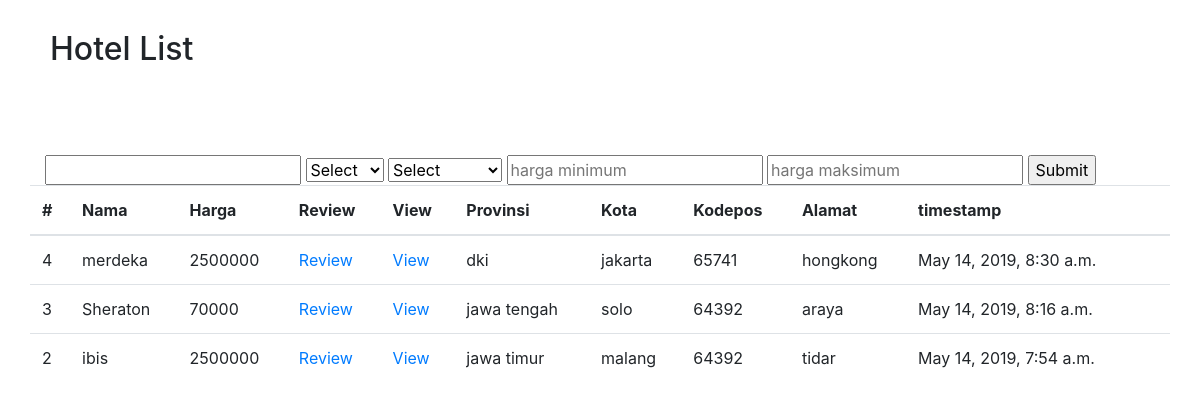
/, run on an earlier commit of the app's database.
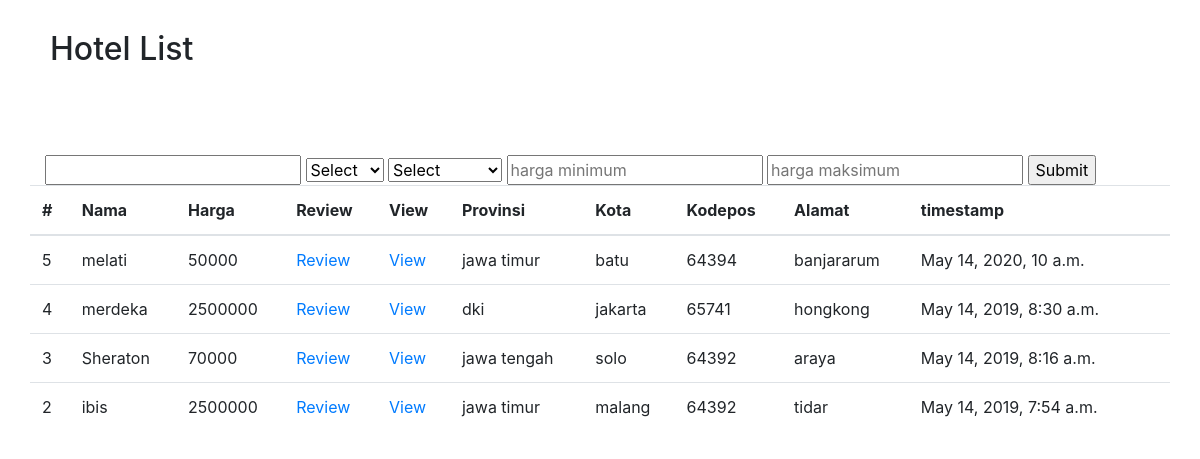
And on a later commit of the database.
### hotel/models.py (models this page shows, shortened)
class Hotel(models.Model):
    Rating = (
        ('1', '1',),
        ('2', '2',),
        ('3', '3',),
        ('4', '4',),
        ('5', '5',),
    )
    nama = models.CharField(max_length=50)
    harga = models.IntegerField(default=0)
    provinsi = models.CharField(max_length=50)
    kota = models.CharField(max_length=50)
    kodepos = models.CharField(max_length=50)
    alamat = models.CharField(max_length=50)
    timestamp = models.DateTimeField(null=True)
    rating = models.CharField(max_length=9,choices=Rating,default=1)
    review = models.TextField()

### hotel/views.py (the view)
# urls.py: url(r'^$', views.home, name="home"),
def home(request):
    search = request.GET.get('search_hotel', '')
    q = Hotel.objects.all().order_by('-timestamp')
    kota = request.GET.get('kota', '')
    provinsi = request.GET.get('provinsi', '')
    minprice = request.GET.get('harga_minimum','')
    if minprice !='':
        minprice = strToint(minprice)
    maxprice = request.GET.get('harga_maksimum','')
    if maxprice !='':
        maxprice = strToint(maxprice)
    if search != '':
        q = q.filter(nama__contains=search)
    if kota != '':
        q = q.filter(kota=kota)
    if provinsi != '':
        q = q.filter(provinsi=provinsi)
    if maxprice !='' and minprice != '':
        q = q.filter(harga__gte=minprice,harga__lte=maxprice)
    elif maxprice !='':
        q = q.filter(harga__lte=maxprice)
    elif minprice !='':
        q = q.filter(harga__gte=minprice)
    return render(request, 'hotel/index.html', { 'hotels': q, 'location' : getlocation(), })

### hotel/views.py (called while the page is built)
def getlocation():
    getloc = Hotel.objects.all()
    return getloc.values('kota','provinsi')

### hotel/templates/hotel/index.html (shortened to what this page needs)
{% load staticfiles %}
<!DOCTYPE html>
<html lang="en">
  <head>
    <link rel="stylesheet" href="{% static 'hotel/bootstrap.min.css' %}">
    <link rel="stylesheet" href="{% static 'hotel/font-awesome/css/font-awesome.min.css' %}">
    {% block style %} <link rel="stylesheet" href="{% static 'hotel/app.css' %}"> {% endblock %}
  </head>
  <body>
    <div class="container cs-content">
    {% block content  %}
      <div class="row cs-section-header">
          <div class="col-lg-12"><h2>Hotel List</h2></div>
      </div>
      <div class="row cs-form-add">
      </div>
      <div class="search">
        <form>
            <input type="text" name="search_hotel" >
            <select name="kota">
              <option value="">Select</option>
            </select>
            <select name="provinsi">
              <option value="">Select</option>
            </select>
            <input type="text" name="harga_minimum" placeholder="harga minimum">
            <input type="text" name="harga_maksimum" placeholder="harga maksimum">
            <input type="submit" value="Submit">
        </form>
      </div>
      <div class="row">
          <table class="table">
              <thead>
              <tr>
                  <th scope="col">#</th>
                  <th scope="col">Nama</th>
                  <th scope="col">Harga</th>
                  <th scope="col">Review</th>
                  <th scope="col">View</th>
                  <th scope="col">Provinsi</th>
                  <th scope="col">Kota</th>
                  <th scope="col">Kodepos</th>
                  <th scope="col">Alamat</th>
                  <th scope="col">timestamp</th>
                  <th scope="col"></th>
              </tr>
              </thead>
              <tbody>
              {% for hotel in hotels|slice:":20" %}
              <tr>
                  <td>{{ hotel.id }}</td>
                  <td>{{ hotel.nama }}</td>
                  <td>{{ hotel.harga }}</td>
                  <td><a href="{% url 'review' pk=hotel.id %}">Review</a></td>
                  <td><a href="https://www.w3schools.com">View</a></td>
                  <td>{{ hotel.provinsi }}</td>
                  <td>{{ hotel.kota }}</td>
                  <td>{{ hotel.kodepos }}</td>
                  <td>{{ hotel.alamat }}</td>
                  <td>{{ hotel.timestamp }}</td>
                  <td>
                  </td>
              </tr>
              {% endfor %}
              </tbody>
          </table>
      </div>
    {% endblock  %}
    </div>
  </body>
</html>

What changed in the data, as far as the page shows it:
added Hotel: id "5", nama "melati", harga "50000", provinsi "jawa timur", kota "batu", kodepos "64394", alamat "banjararum", timestamp "May 14, 2020, 10 a.m."
